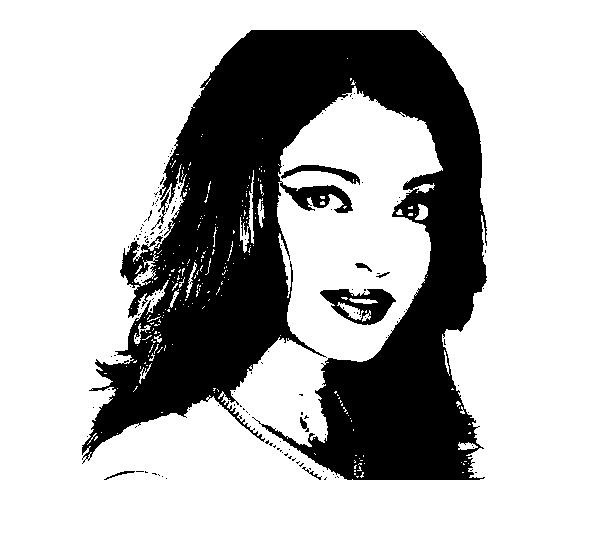
#> input picture Morphological/girl.jpg, 600 x 536 px
$ python all_morphological.py
#> lines starting #> are read from the running program, lines starting #| are printed output that depends on the picture; after the words box and inside, x2 and y2 are one past the last pixel; in counts of white or black regions, pixels touching at a corner belong together
import cv2
import os
import numpy as np

image_1 = os.path.join(os.path.dirname(os.path.abspath(__file__)),'girl.jpg')


img = cv2.imread(image_1,0)
#> img is the input picture: shape (536, 600); min 0, max 255, mean 181.4
img = cv2.resize(img,(300,300))
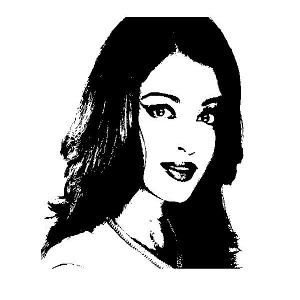
#> img: shape (300, 300); min 0, max 255, mean 181.4
_,mask= cv2.threshold(img,230,255,cv2.THRESH_BINARY_INV)
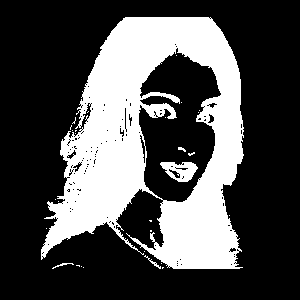
#> mask: shape (300, 300); 30.5% white; 29 white regions (24 under 20 px), largest, box (x1, y1, x2, y2) and area: (41, 17, 244, 269) 26853, (160, 162, 198, 182) 461, (144, 255, 161, 269) 41, (52, 263, 74, 269) 35, (178, 147, 186, 152) 22
kernel = np.ones((2,2),np.uint8)# 5x5 kernel with full of ones.


#all morhological opr
e = cv2.erode(mask,kernel)
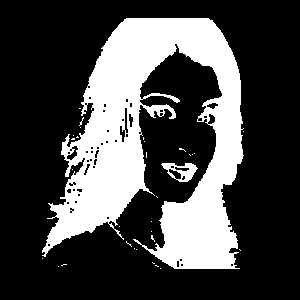
#> e: shape (300, 300); 28.1% white; 32 white regions (30 under 20 px), largest, box (x1, y1, x2, y2) and area: (42, 18, 244, 269) 24808, (161, 163, 198, 182) 343
d = cv2.dilate(mask,kernel)
#> d: shape (300, 300); 32.8% white; 8 white regions (2 under 20 px), largest, box (x1, y1, x2, y2) and area: (41, 17, 245, 270) 28808, (160, 162, 199, 183) 571, (52, 263, 75, 270) 65, (178, 147, 187, 153) 36, (188, 152, 196, 157) 28, (76, 265, 85, 269) 20
o = cv2.morphologyEx(mask,cv2.MORPH_OPEN,kernel)
#> o: shape (300, 300); 30.1% white; 13 white regions (8 under 20 px), largest, box (x1, y1, x2, y2) and area: (42, 18, 245, 270) 26509, (161, 163, 199, 183) 452, (152, 262, 162, 270) 24, (179, 148, 187, 153) 22, (126, 241, 133, 248) 21
c= cv2.morphologyEx(mask,cv2.MORPH_CLOSE,kernel)
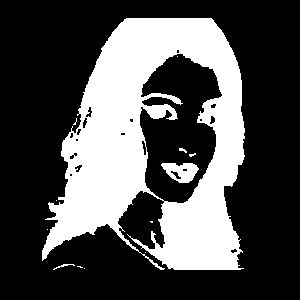
#> c: shape (300, 300); 31.1% white; 13 white regions (9 under 20 px), largest, box (x1, y1, x2, y2) and area: (42, 18, 245, 270) 27419, (161, 163, 199, 183) 487, (53, 264, 75, 270) 35, (179, 148, 187, 153) 22
x1 = cv2.morphologyEx(mask,cv2.MORPH_TOPHAT,kernel)   #diff b/w mask and opening
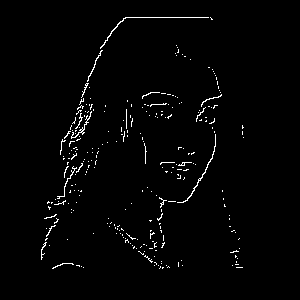
#> x1: shape (300, 300); 1.7% white in thin lines or dots, all inside (x1, y1, x2, y2) = (41, 17, 244, 269)
x2 = cv2.morphologyEx(mask,cv2.MORPH_GRADIENT,kernel) #diff b/w dilation and erosion
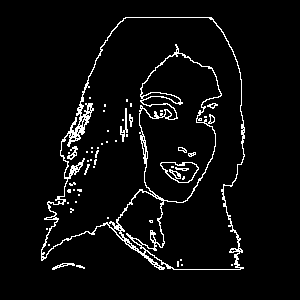
#> x2: shape (300, 300); 4.8% white in thin lines or dots, all inside (x1, y1, x2, y2) = (41, 17, 245, 270)
x3 = cv2.morphologyEx(mask,cv2.MORPH_BLACKHAT,kernel)
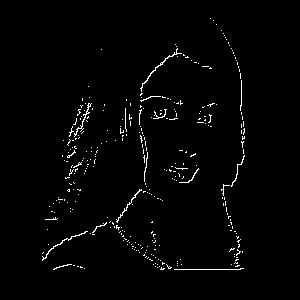
#> x3: shape (300, 300); 1.7% white in thin lines or dots, all inside (x1, y1, x2, y2) = (42, 18, 245, 270)

#display all the result

cv2.imshow("img",img)
cv2.imshow("mask==",mask)
cv2.imshow("erosion==",e)
cv2.imshow("dilate==",d)
cv2.imshow("opening==",o)
cv2.imshow("closing",c)
cv2.imshow("x1",x1)
cv2.imshow("x2",x2)
cv2.imshow("x3",x3)


cv2.imshow('Image',img)
cv2.imshow('Mask',mask)
cv2.imshow('Kernel',kernel)
cv2.imshow('Erode',e)
cv2.imshow('Dilate',d)

cv2.waitKey()
cv2.destroyAllWindows()
